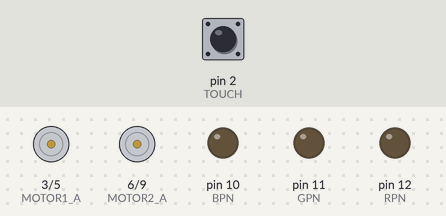
A sketch run on a simulated Arduino Uno, built with avr-gcc and run on an emulated ATmega328P. Parts: motor-driver pin pairs drawn as motors (green arrow = first pin HIGH = forward, orange = second pin HIGH = backward, longer = more drive), output pins drawn as LEDs (lit = HIGH). The inputs (shaded band) are chosen by the test bench; at power-on: pin 2 (TOUCH) LOW. What the sketch prints to the serial monitor is not drawn.

Above: at 1.2 s.
1.3 s: pin 2 (TOUCH) pulled HIGH for 1 s
At 2.36 s:
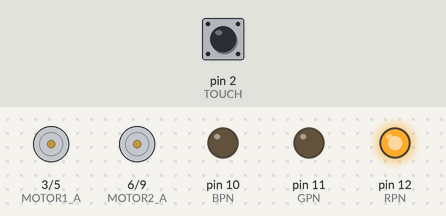
4.3 s: pin 2 (TOUCH) pulled HIGH for 3.2 s
At 6.9 s:
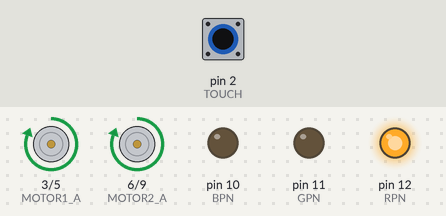
At 8.26 s:
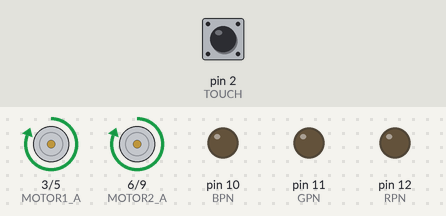
10.2 s: pin 2 (TOUCH) pulsed HIGH 5 times (0.12 s each, 0.3 s apart)
Timing chart, 0 to 13.2 s (numbered marks = the images above; inputs shaded):
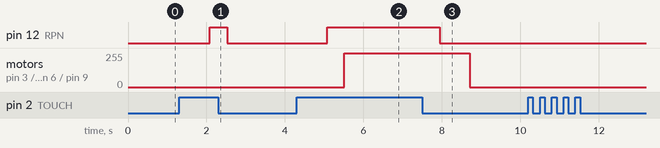

The sketch:

4_MOTOR_LED_motor_and_led.ino
```cpp
#define MOTOR1_A 3
#define MOTOR1_B 5
#define MOTOR2_A 6
#define MOTOR2_B 9
#define RPN 12
#define GPN 11
#define BPN 10
#define TOUCH 2

int output_pins[] = {MOTOR1_A, MOTOR1_B, MOTOR2_A, MOTOR2_B, RPN, GPN, BPN};
int input_pins[] = {TOUCH};
int len_output_pins = sizeof(output_pins)/sizeof(int);
int len_input_pins = sizeof(input_pins)/sizeof(int);

int speed_value = 0;
int brightness = 0;

void setColor(bool, int, int);
void setBrightness(int, bool);
void setMotor(int);

void setup() {
  for(int i=0; i<len_output_pins; i++) pinMode(output_pins[i], OUTPUT);
  for(int i=0; i<len_input_pins; i++) pinMode(input_pins[i], INPUT);
  Serial.begin(9600);
}

void loop() {
  int state = digitalRead(TOUCH);
  if(state){
    if(++speed_value>255) speed_value=255;
    Serial.println(speed_value);
    setMotors(speed_value);
    setBrightness(speed_value, 0);
  }
  else{
    if(--speed_value<0) speed_value = 0;
    Serial.println(speed_value);
    setMotors(speed_value);
    setBrightness(speed_value, 1);
  }
}

void setColor(bool r, int g, int b){
  digitalWrite(RPN, r);
  analogWrite(GPN, g);
  analogWrite(BPN, b);
}

void setBrightness(int speed_value, bool acc=0){
  int s;
  acc?s=-1:s=1;
  if(speed_value<86){
    setColor(0, 0, brightness);
    brightness+=s*3;
    if(brightness<0) brightness=0;
    if(speed_value>84) brightness = 255*acc;
  }
  else if(speed_value<171){
    setColor(0, brightness, 0);
    brightness+=s*3;
    if(speed_value>169) brightness = 255*acc;
  }
  else{
    setColor(1, 0, 0);
  }
}

void setMotors(int speed_value){
  analogWrite(MOTOR1_A, speed_value);
  analogWrite(MOTOR1_B, 0);
  analogWrite(MOTOR2_A, speed_value);
  analogWrite(MOTOR2_B, 0);
}
```

Measured:
- after the input at 1.3 s, pin 12 (RPN): LOW → HIGH after 0.78 s, → LOW 0.45 s later
- after the input at 4.3 s, pin 12 (RPN): LOW → HIGH after 0.78 s, → LOW 2.9 s later; motor on pin 3 (MOTOR1_A) / pin 5 (MOTOR1_B), motor on pin 6 (MOTOR2_A) / pin 9 (MOTOR2_B): stopped → forward 255/255 after 1.2 s, → stopped 3.2 s later
